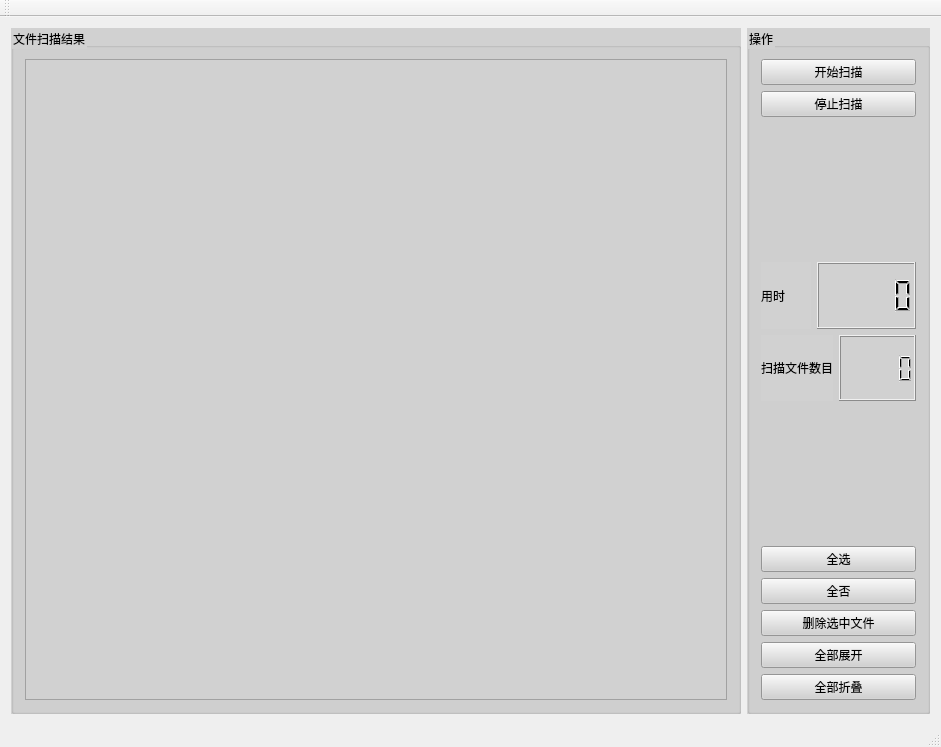
<?xml version="1.0" encoding="UTF-8"?>
<ui version="4.0">
 <class>CleanerClass</class>
 <widget class="QMainWindow" name="CleanerClass">
  <property name="geometry">
   <rect>
    <x>0</x>
    <y>0</y>
    <width>941</width>
    <height>747</height>
   </rect>
  </property>
  <property name="windowTitle">
   <string>垃圾清理V1</string>
  </property>
  <property name="windowIcon">
   <iconset resource="Cleaner.qrc">
    <normaloff>:/Cleaner/res/垃圾清理图标.png</normaloff>:/Cleaner/res/垃圾清理图标.png</iconset>
  </property>
  <widget class="QWidget" name="centralWidget">
   <layout class="QGridLayout" name="gridLayout_3">
    <item row="0" column="0">
     <layout class="QHBoxLayout" name="horizontalLayout" stretch="4,1">
      <item>
       <widget class="QGroupBox" name="groupBox">
        <property name="styleSheet">
         <string notr="true">background-color: rgb(209, 209, 209);</string>
        </property>
        <property name="title">
         <string>文件扫描结果</string>
        </property>
        <layout class="QGridLayout" name="gridLayout">
         <item row="0" column="1">
          <layout class="QVBoxLayout" name="verticalLayout" stretch="1">
           <item>
            <widget class="QTreeView" name="treeView"/>
           </item>
          </layout>
         </item>
        </layout>
       </widget>
      </item>
      <item>
       <widget class="QGroupBox" name="groupBox_2">
        <property name="styleSheet">
         <string notr="true">background-color: rgb(209, 209, 209);</string>
        </property>
        <property name="title">
         <string>操作</string>
        </property>
        <layout class="QGridLayout" name="gridLayout_2" rowstretch="1,1,1,1,1">
         <item row="0" column="0">
          <layout class="QVBoxLayout" name="verticalLayout_3">
           <item>
            <widget class="QPushButton" name="start">
             <property name="text">
              <string>开始扫描</string>
             </property>
            </widget>
           </item>
           <item>
            <widget class="QPushButton" name="stop">
             <property name="text">
              <string>停止扫描</string>
             </property>
            </widget>
           </item>
          </layout>
         </item>
         <item row="1" column="0">
          <spacer name="verticalSpacer">
           <property name="orientation">
            <enum>Qt::Vertical</enum>
           </property>
           <property name="sizeHint" stdset="0">
            <size>
             <width>20</width>
             <height>40</height>
            </size>
           </property>
          </spacer>
         </item>
         <item row="2" column="0">
          <layout class="QVBoxLayout" name="verticalLayout_4">
           <property name="sizeConstraint">
            <enum>QLayout::SetDefaultConstraint</enum>
           </property>
           <item>
            <layout class="QHBoxLayout" name="horizontalLayout_3" stretch="1,2">
             <item>
              <widget class="QLabel" name="label_2">
               <property name="text">
                <string>用时</string>
               </property>
              </widget>
             </item>
             <item>
              <widget class="QLCDNumber" name="time"/>
             </item>
            </layout>
           </item>
           <item>
            <layout class="QHBoxLayout" name="horizontalLayout_4" stretch="1,2">
             <item>
              <widget class="QLabel" name="label_3">
               <property name="text">
                <string>扫描文件数目</string>
               </property>
              </widget>
             </item>
             <item>
              <widget class="QLCDNumber" name="fCountN"/>
             </item>
            </layout>
           </item>
          </layout>
         </item>
         <item row="3" column="0">
          <spacer name="verticalSpacer_2">
           <property name="orientation">
            <enum>Qt::Vertical</enum>
           </property>
           <property name="sizeHint" stdset="0">
            <size>
             <width>20</width>
             <height>40</height>
            </size>
           </property>
          </spacer>
         </item>
         <item row="4" column="0">
          <layout class="QVBoxLayout" name="verticalLayout_2">
           <item>
            <widget class="QPushButton" name="select_all">
             <property name="text">
              <string>全选</string>
             </property>
            </widget>
           </item>
           <item>
            <widget class="QPushButton" name="unselect">
             <property name="text">
              <string>全否</string>
             </property>
            </widget>
           </item>
           <item>
            <widget class="QPushButton" name="clear_all">
             <property name="text">
              <string>删除选中文件</string>
             </property>
            </widget>
           </item>
           <item>
            <widget class="QPushButton" name="unfold_all">
             <property name="text">
              <string>全部展开</string>
             </property>
            </widget>
           </item>
           <item>
            <widget class="QPushButton" name="fold_all">
             <property name="text">
              <string>全部折叠</string>
             </property>
            </widget>
           </item>
          </layout>
         </item>
        </layout>
       </widget>
      </item>
     </layout>
    </item>
   </layout>
  </widget>
  <widget class="QToolBar" name="mainToolBar">
   <attribute name="toolBarArea">
    <enum>TopToolBarArea</enum>
   </attribute>
   <attribute name="toolBarBreak">
    <bool>false</bool>
   </attribute>
  </widget>
  <widget class="QStatusBar" name="statusBar"/>
 </widget>
 <layoutdefault spacing="6" margin="11"/>
 <resources>
  <include location="Cleaner.qrc"/>
 </resources>
 <connections/>
</ui>
